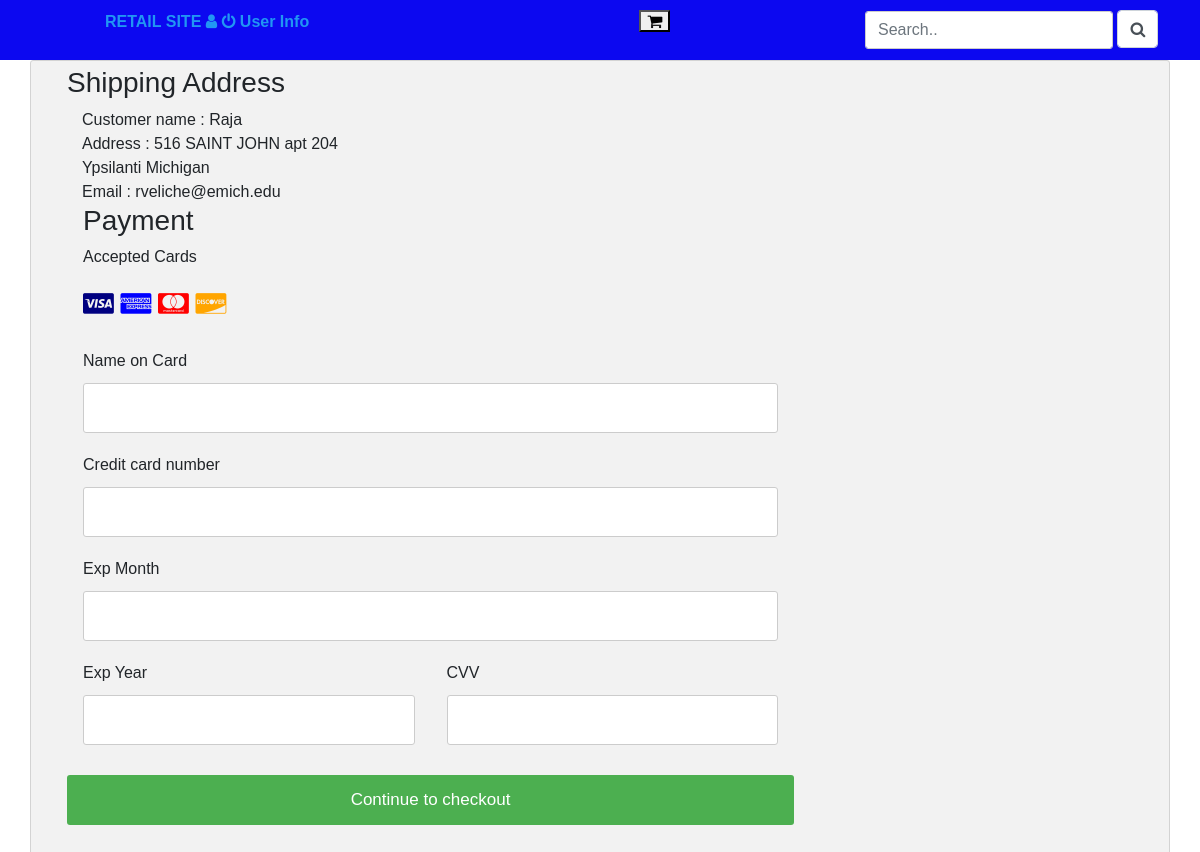
Page /Retailsite/checkout.php (signed in) on the committed database.
### tables this page shows
CREATE TABLE `customer` (
  `userid` int(11) NOT NULL,
  `name` varchar(100) NOT NULL,
  `email` varchar(50) NOT NULL,
  `address` varchar(200) NOT NULL,
  `user` varchar(50) NOT NULL,
  `username` varchar(100) NOT NULL,
  `password` varchar(100) NOT NULL
);

### Retailsite/checkout.php (the view, shortened to what this page needs)
<?php
$userid=$_SESSION['user'];
?>
<?php
include("database.php");
include("header.php");
?>
<html>
<head>
</head>
<body>
<?
$sql="SELECT * from customer where userid='$userid'";
$result = mysqli_query($conn,$sql);
while($result1 = mysqli_fetch_assoc($result))
{
    $name=$result1['name'];
   $address = $result1['address'];
   $email = $result1['email'];
}
?>
    <div class="container">
      <form>
        <div class="row">
          <div class="col-50">
            <h3>Shipping Address</h3>
            <div class="col-sm-5 col-xs-6 tital " >Customer name :  <? echo $name; ?></div>
            <div class="col-sm-5 col-xs-6 tital " >Address :  <? echo $address; ?></div>
            <div class="col-sm-5 col-xs-6 tital " >Email :  <? echo $email; ?></div>
          <div class="col-50">
            <h3>Payment</h3>
            <label for="fname">Accepted Cards</label>
            <div class="icon-container">
              <i class="fa fa-cc-visa" style="color:navy;"></i>
              <i class="fa fa-cc-amex" style="color:blue;"></i>
              <i class="fa fa-cc-mastercard" style="color:red;"></i>
              <i class="fa fa-cc-discover" style="color:orange;"></i>
            </div>
            <label for="cname">Name on Card</label>
            <input type="text" id="cname" name="cardname" >
            <label for="ccnum">Credit card number</label>
            <input type="text" id="ccnum" name="cardnumber" >
            <label for="expmonth">Exp Month</label>
            <input type="text" id="expmonth" name="expmonth" >
            <div class="row">
              <div class="col-50">
                <label for="expyear">Exp Year</label>
                <input type="text" id="expyear" name="expyear" >
              </div>
              <div class="col-50">
                <label for="cvv">CVV</label>
                <input type="text" id="cvv" name="cvv" >
              </div>
            </div>
          </div>
        <input type="submit" value="Continue to checkout" class="btn">
      </form>
    </div>
</body>
</html>

### Retailsite/header.php (style rules this page uses)
body { font-family: Arial, Helvetica, sans-serif; }

### Retailsite/checkout.php (style rules this page uses)
.row { display: -ms-flexbox; display: flex; -ms-flex-wrap: wrap; flex-wrap: wrap; margin: 0 -16px; }
.col-50 { -ms-flex: 50%; flex: 50%; }
.col-25, .col-50, .col-75 { padding: 0 16px; }
.container { background-color: #f2f2f2; padding: 5px 20px 15px 20px; border: 1px solid lightgrey; border-radius: 3px; }
input[type=text] { width: 100%; margin-bottom: 20px; padding: 12px; border: 1px solid #ccc; border-radius: 3px; }
label { margin-bottom: 10px; display: block; }
.icon-container { margin-bottom: 20px; padding: 7px 0; font-size: 24px; }
.btn { background-color: #4CAF50; color: white; padding: 12px; margin: 10px 0; border: none; width: 100%; border-radius: 3px; cursor: pointer; font-size: 17px; }

### rows in the picture
customer: name "Raja", address "516 SAINT JOHN apt 204 Ypsilanti Michigan", email "rveliche@emich.edu"
